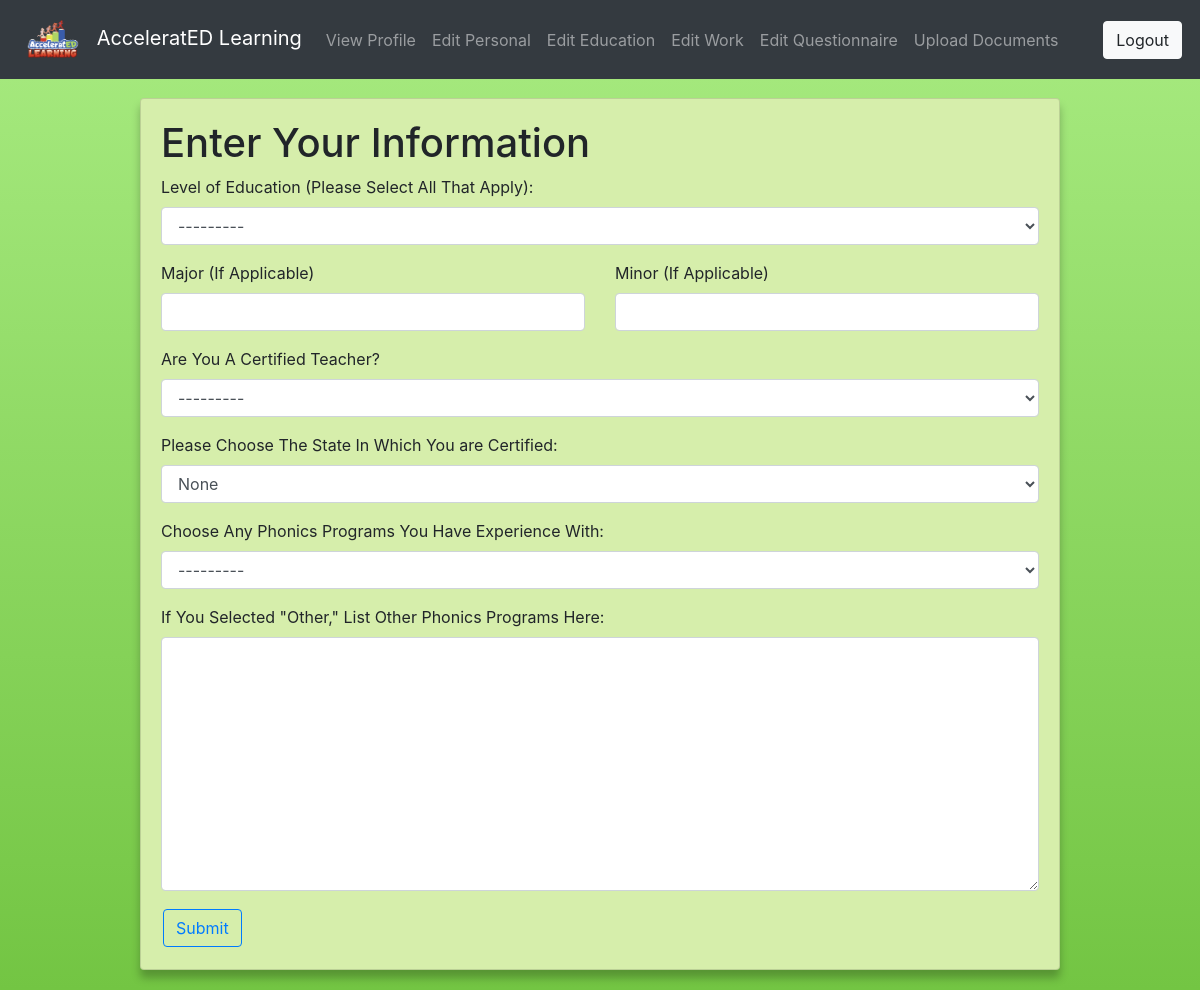
Page /tutor/edit/edu (signed in) on the committed database.
### tutor/models.py (models this page shows, shortened)
class Tutor(models.Model):
    PHONICS_CHOICES = (
        ('Fundations', 'Fundations'),
        ('Fountas & Pinnell Literacy', 'Fountas & Pinnell Literacy'),
        ('Lucy Calkins Units Of Study For Teaching Phonics',
         'Lucy Calkins Units Of Study For Teaching Phonics'),
        ('Bridge The Gap Intervention', 'Bridge The Gap Intervention'),
        ('Words Their Way', 'Words Their Way'),
        ('Lalilo', 'Lalilo'),
        ('The Heggerty Curriculum', 'The Heggerty Curriculum'),
        ('Orton Gillingham Approach', 'Orton Gillingham Approach'),
        ('Phonics First', 'Phonics First'),
        ('Other:', 'Other:')
    )
    EMPLOYMENT_CHOICES = (
        ('Full Time', 'Full Time'),
        ('Part Time', 'Part Time'),
        ('College Student', 'College Student'),
        ('Retired', 'Retired'),
        ('Other', 'Other')
    )
    STATE_CHOICES = (
        (
            ('AL','AL'),
            ('AK','AK'),
            ('AR','AR'),
            ('AZ','AZ'),
            ('CA','CA'),
            ('CO','CO'),
            ('CT','CT'),
            ('DC','DC'),
            ('DE','DE'),
            ('FL','FL'),
            ('GA','GA'),
            ('HI','HI'),
            ('IA','IA'),
            ('ID','ID'),
            ('IL','IL'),
            ('IN','IN'),
            ('KS','KS'),
            ('KY','KY'),
            ('LA','LA'),
            ('MA','MA'),
            ('MD','MD'),
            ('ME','ME'),
            ('MI','MI'),
            ('MN','MN'),
            ('MO','MO'),
            ('MS','MS'),
            ('MT','MT'),
            ('NC','NC'),
            ('NE','NE'),
            ('NH','NH'),
            ('NJ','NJ'),
            ('NM','NM'),
            ('NV','NV'),
            ('NY','NY'),
            ('ND','ND'),
            ('OH','OH'),
            ('OK','OK'),
            ('OR','OR'),
            ('PA','PA'),
            ('RI','RI'),
            ('SC','SC'),
            ('SD','SD'),
            ('TN','TN'),
            ('TX','TX'),
            ('UT','UT'),
            ('VT','VT'),
            ('VA','VA'),
            ('WA','WA'),
            ('WI','WI'),
            ('WV','WV'),
            ('WY','WY'),
            ('None','None')
        )
    )
    LANGUAGE_CHOICES = (
        ('English', 'English'),
        ('Spanish', 'Spanish')
    )
    GENDER_CHOICES = (
        ('Male', 'Male'),
        ('Female', 'Female'),
        ('Non-Binary', 'Non-Binary'),
        ('Other', 'Other')
    )
    DEGREE_CHOICES = (
        ('College Student', 'Currently Enrolled In College'),
        ('A.A./A.S.', 'Associate\'s Degree'),
        ('Technical Certification', 'Technical Certification'),
        ('B.A./B.S.', 'Bachelor\'s Degree'),
        ('M.A./M.S./M.Ed.', 'Master\'s Degree'),
        ('Ed.S.', 'Education Specialist/6th Year/Etc . . .'),
        ('Ed.D./Ph.D.', 'Doctorate')
    )
    YESNO = (
        ('Yes', 'Yes'),
        ('No', 'No')
    )
    AVAILABILITY_CHOICES = (
        ('AM', 'Part Time AM'),
        ('PM', 'Part Time PM'),
        ('Full Time', 'Full Time (AM and PM)')
    )
    email = models.OneToOneField(User, on_delete=models.CASCADE)
    firstname = models.CharField(max_length=20, blank=True, verbose_name='First Name')
    lastname = models.CharField(max_length=20, blank=True, verbose_name='Last Name')
    birthday = models.DateField(auto_now=False, null=True, blank=True)
    phonenumber = PhoneField(blank=True, verbose_name='Phone Number')
    gender = models.CharField(max_length=10, choices=GENDER_CHOICES, blank=True, default='None')
    introduction = models.TextField(max_length=1500, blank=True, verbose_name='Introduction (Describe Yourself in 200 Words or Less)')
    languages = MultiSelectField(choices=LANGUAGE_CHOICES, blank=True, default="None", verbose_name='Languages Spoken Fluently')
    education = MultiSelectField(choices=DEGREE_CHOICES, blank=True,
    verbose_name='Level of Education (Please Select All That Apply):')
    major = models.CharField(max_length=20, blank=True, verbose_name='Major (If Applicable)')
    minor = models.CharField(max_length=20, blank=True, verbose_name='Minor (If Applicable)')
    experience = models.CharField(max_length=4, choices=YESNO, blank=True, verbose_name='Are You A Certified Teacher?')
    statecert = models.CharField(max_length=5, choices=STATE_CHOICES, verbose_name='Please Choose The State In Which You are Certified:', default='None')
    phonicsex = MultiSelectField(choices=PHONICS_CHOICES, blank=True, verbose_name='Choose Any Phonics Programs You Have Experience With:')
    otherphonics = models.TextField(max_length=500, blank=True, verbose_name='If You Selected "Other," List Other Phonics Programs Here:')
    employment = models.CharField(max_length=20, choices=EMPLOYMENT_CHOICES, blank=True, verbose_name='Employment Status')
    curremployment = models.CharField(max_length=30, blank=True, verbose_name='Current or Most Recent Job Title (If Applicable)')
    employer = models.CharField(max_length=30, blank=True, verbose_name='Employer (If Applicable)')
    employeraddress = models.CharField(max_length=30, blank=True, verbose_name='Employer Address (If Applicable)')
    employercity = models.CharField(max_length=30, blank=True, verbose_name='City')
    employerstate = models.CharField(max_length=5, choices=STATE_CHOICES, verbose_name='State', default='None')
    employerzip = models.CharField(max_length=30, blank=True, verbose_name='Zip Code')
    currreference = models.CharField(max_length=60, blank=True, verbose_name='Supervisor/Reference Contact Information (If Applicable)')
    teachercharacteristics = models.TextField(max_length=1500, blank=True, verbose_name='What Characteristics Make A Good Teacher: (200 Words or Less)')
    abilitiesquestion = models.TextField(
        max_length=1500, blank=True, verbose_name='How Would You Address A Range Of Abilities In Your Classroom: (200 Words or Less)')
    availability = models.CharField(max_length=20, choices=AVAILABILITY_CHOICES, blank=True, verbose_name='Choose Your Availability:')
    image = models.ImageField(upload_to='images/', blank=True, null=True, verbose_name="")

### tutor/views.py (the view)
# urls.py: path('edit/edu', views.edit_edu_view, name='edu'),
@login_required(login_url='login')
def edit_edu_view(request):
    profiles = Tutor.objects.get(email_id=request.user.id)
    form = tutorEduform(request.POST or None, instance=profiles)
    if form.is_valid():
        form.save()
        return redirect('profile')
    return render(request, 'tutor/edu.html', {'authenticated': True, 'form': form})

### tutor/forms.py
class tutorEduform(forms.ModelForm):
    class Meta:
        model =Tutor
        fields = ('education', 'major',
                'minor', 'experience', 'statecert', 'phonicsex', 'otherphonics'
                )

### templates/tutor/edu.html (shortened to what this page needs)
{% extends 'tutor/base.html' %}
{% load crispy_forms_filters %}
{% load crispy_forms_tags %}
{% block body %}
<div class="row justify-content-center">
    <div class="col-10">
        <div class="card">
            <div class="card-body">
                <h1>Enter Your Information</h1>
                <form method="post">
                    {{ form.education|as_crispy_field }}
                    <div class="row">
                        <div class="col-6">
                          {{ form.major|as_crispy_field }}
                        </div>
                        <div class="col-6">
                          {{ form.minor|as_crispy_field }}
                        </div>
                      </div>
                    {{ form.experience|as_crispy_field }}
                    {{ form.statecert|as_crispy_field }}
                    {{ form.phonicsex|as_crispy_field }}
                    {{ form.otherphonics|as_crispy_field }}
                    <button type="submit" class="btn btn-outline-primary">Submit</button>
                </form>
            </div>
        </div>
    </div>
</div>
{% endblock %}

### static/css/styles.css (style rules this page uses)
html { height: 100%; }
body { height: 100%; margin: 0; background-repeat: no-repeat; background-attachment: fixed; background-image: linear-gradient(#a8eb81,#73c543); padding-top: 50px; overflow-wrap: break-word; }
.card { box-shadow: 0 8px 8px 0 #00000040; background-color: #d6eeab; margin-bottom: 20px; overflow-wrap: break-word; }
.btn { margin: 2px; }

### rows in the picture
Tutor: education "---------", experience "---------", statecert "None", phonicsex "---------"
